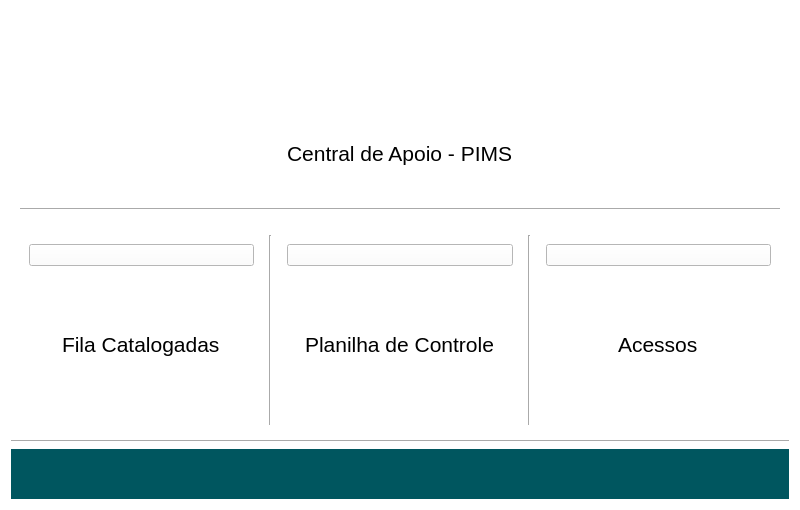
<?xml version="1.0" encoding="UTF-8"?>
<ui version="4.0">
 <class>Tela</class>
 <widget class="QWidget" name="Tela">
  <property name="geometry">
   <rect>
    <x>0</x>
    <y>0</y>
    <width>800</width>
    <height>510</height>
   </rect>
  </property>
  <property name="windowTitle">
   <string>Form</string>
  </property>
  <property name="styleSheet">
   <string notr="true">background-color: white;
color: black;</string>
  </property>
  <layout class="QGridLayout" name="gridLayout">
   <item row="1" column="0">
    <widget class="QWidget" name="functions" native="true">
     <layout class="QHBoxLayout" name="horizontalLayout">
      <item>
       <widget class="QWidget" name="widget_3" native="true">
        <layout class="QGridLayout" name="gridLayout_4">
         <item row="1" column="0">
          <widget class="QPushButton" name="pushButton">
           <property name="autoFillBackground">
            <bool>false</bool>
           </property>
           <property name="styleSheet">
            <string notr="true"/>
           </property>
           <property name="text">
            <string/>
           </property>
           <property name="autoDefault">
            <bool>false</bool>
           </property>
          </widget>
         </item>
         <item row="2" column="0" alignment="Qt::AlignmentFlag::AlignHCenter">
          <widget class="QLabel" name="label_2">
           <property name="font">
            <font>
             <pointsize>16</pointsize>
            </font>
           </property>
           <property name="text">
            <string>Fila Catalogadas</string>
           </property>
          </widget>
         </item>
        </layout>
       </widget>
      </item>
      <item>
       <widget class="Line" name="line_2">
        <property name="orientation">
         <enum>Qt::Orientation::Vertical</enum>
        </property>
       </widget>
      </item>
      <item>
       <widget class="QWidget" name="widget_4" native="true">
        <layout class="QGridLayout" name="gridLayout_5">
         <item row="0" column="0">
          <widget class="QPushButton" name="pushButton_2">
           <property name="text">
            <string/>
           </property>
          </widget>
         </item>
         <item row="1" column="0" alignment="Qt::AlignmentFlag::AlignHCenter">
          <widget class="QLabel" name="label_3">
           <property name="font">
            <font>
             <pointsize>16</pointsize>
            </font>
           </property>
           <property name="text">
            <string>Planilha de Controle</string>
           </property>
          </widget>
         </item>
        </layout>
       </widget>
      </item>
      <item>
       <widget class="Line" name="line_3">
        <property name="orientation">
         <enum>Qt::Orientation::Vertical</enum>
        </property>
       </widget>
      </item>
      <item>
       <widget class="QWidget" name="widget_5" native="true">
        <layout class="QGridLayout" name="gridLayout_6">
         <item row="1" column="0" alignment="Qt::AlignmentFlag::AlignHCenter">
          <widget class="QLabel" name="label_6">
           <property name="font">
            <font>
             <pointsize>16</pointsize>
            </font>
           </property>
           <property name="text">
            <string>Acessos</string>
           </property>
          </widget>
         </item>
         <item row="0" column="0">
          <widget class="QPushButton" name="pushButton_3">
           <property name="text">
            <string/>
           </property>
          </widget>
         </item>
        </layout>
       </widget>
      </item>
     </layout>
    </widget>
   </item>
   <item row="3" column="0">
    <widget class="QWidget" name="widget_2" native="true">
     <property name="maximumSize">
      <size>
       <width>16777215</width>
       <height>50</height>
      </size>
     </property>
     <property name="styleSheet">
      <string notr="true">background-color: #00565F;
color: white;</string>
     </property>
     <layout class="QHBoxLayout" name="horizontalLayout_2">
      <item>
       <widget class="QLabel" name="label_4">
        <property name="maximumSize">
         <size>
          <width>50</width>
          <height>60</height>
         </size>
        </property>
        <property name="text">
         <string/>
        </property>
        <property name="pixmap">
         <pixmap resource="resources.qrc">:/newPrefix/radix_logo.jpg</pixmap>
        </property>
        <property name="scaledContents">
         <bool>true</bool>
        </property>
       </widget>
      </item>
      <item>
       <widget class="QLabel" name="label_5">
        <property name="maximumSize">
         <size>
          <width>80</width>
          <height>50</height>
         </size>
        </property>
        <property name="text">
         <string/>
        </property>
        <property name="pixmap">
         <pixmap resource="resources.qrc">:/newPrefix/vale_logo.png</pixmap>
        </property>
        <property name="scaledContents">
         <bool>true</bool>
        </property>
       </widget>
      </item>
     </layout>
    </widget>
   </item>
   <item row="0" column="0">
    <widget class="QWidget" name="widget" native="true">
     <layout class="QGridLayout" name="gridLayout_3">
      <item row="0" column="0">
       <widget class="QWidget" name="titulo" native="true">
        <layout class="QGridLayout" name="gridLayout_2">
         <item row="0" column="0" alignment="Qt::AlignmentFlag::AlignHCenter">
          <widget class="QLabel" name="label">
           <property name="maximumSize">
            <size>
             <width>200</width>
             <height>80</height>
            </size>
           </property>
           <property name="font">
            <font>
             <pointsize>26</pointsize>
            </font>
           </property>
           <property name="text">
            <string/>
           </property>
           <property name="pixmap">
            <pixmap resource="resources.qrc">:/newPrefix/pimslogo.png</pixmap>
           </property>
           <property name="scaledContents">
            <bool>true</bool>
           </property>
          </widget>
         </item>
         <item row="1" column="0" alignment="Qt::AlignmentFlag::AlignHCenter">
          <widget class="QLabel" name="label_7">
           <property name="font">
            <font>
             <pointsize>16</pointsize>
            </font>
           </property>
           <property name="text">
            <string>Central de Apoio - PIMS</string>
           </property>
          </widget>
         </item>
        </layout>
       </widget>
      </item>
      <item row="1" column="0">
       <widget class="Line" name="line_4">
        <property name="orientation">
         <enum>Qt::Orientation::Horizontal</enum>
        </property>
       </widget>
      </item>
     </layout>
    </widget>
   </item>
   <item row="2" column="0">
    <widget class="Line" name="line">
     <property name="orientation">
      <enum>Qt::Orientation::Horizontal</enum>
     </property>
    </widget>
   </item>
  </layout>
 </widget>
 <resources>
  <include location="resources.qrc"/>
 </resources>
 <connections/>
</ui>
